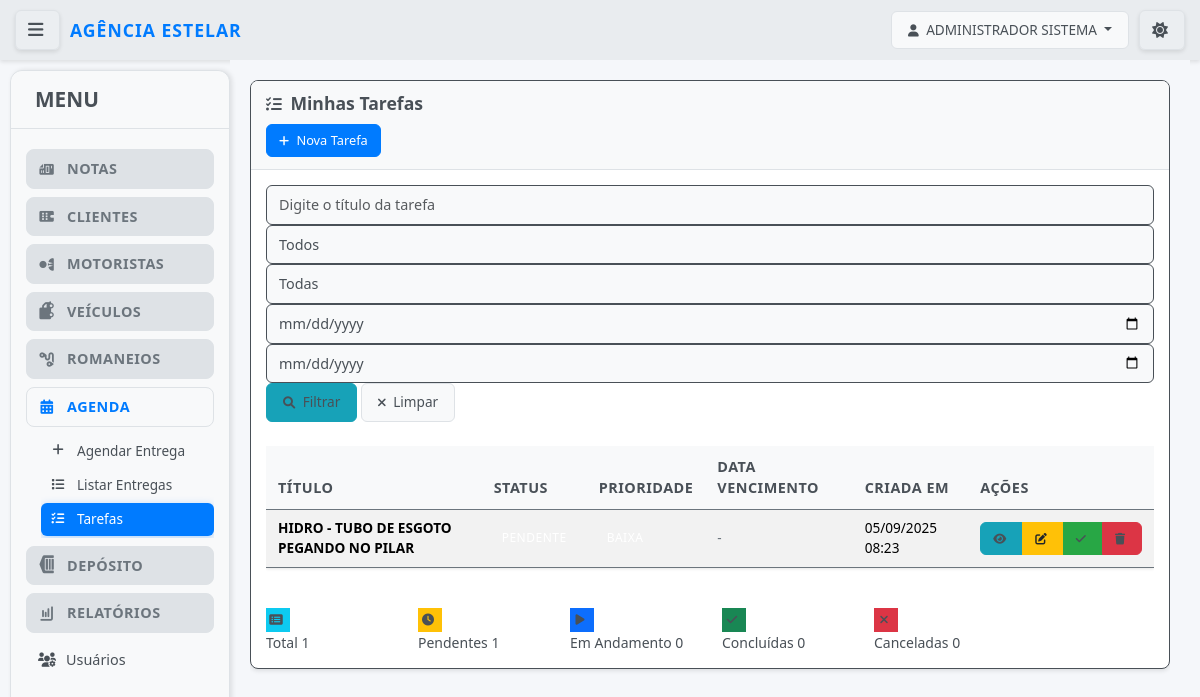
Page /notas/tarefas/ (signed in) on the earlier database version.
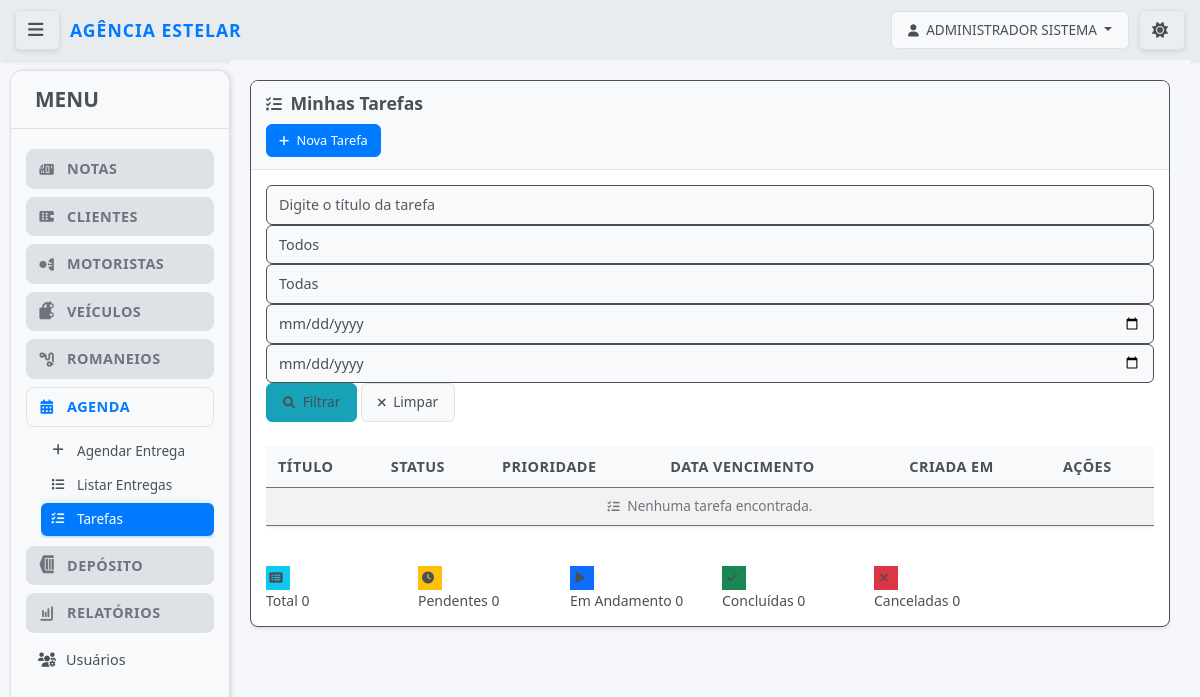
Same page on the later database version.
### notas/models.py (models this page shows, shortened)
class Tarefa(models.Model):
    STATUS_CHOICES = [
        ('pendente', 'Pendente'),
        ('em_andamento', 'Em Andamento'),
        ('concluida', 'Concluída'),
        ('cancelada', 'Cancelada'),
    ]
    PRIORIDADE_CHOICES = [
        ('baixa', 'Baixa'),
        ('media', 'Média'),
        ('alta', 'Alta'),
        ('urgente', 'Urgente'),
    ]
    titulo = models.CharField(
        max_length=200,
        verbose_name="Título da Tarefa",
        help_text="Título resumido da tarefa"
    )
    descricao = models.TextField(
        blank=True,
        null=True,
        verbose_name="Descrição",
        help_text="Descrição detalhada da tarefa"
    )
    status = models.CharField(
        max_length=20,
        choices=STATUS_CHOICES,
        default='pendente',
        verbose_name="Status"
    )
    prioridade = models.CharField(
        max_length=20,
        choices=PRIORIDADE_CHOICES,
        default='media',
        verbose_name="Prioridade"
    )
    data_vencimento = models.DateField(
        blank=True,
        null=True,
        verbose_name="Data de Vencimento",
        help_text="Data limite para conclusão da tarefa"
    )
    data_conclusao = models.DateTimeField(
        blank=True,
        null=True,
        verbose_name="Data de Conclusão",
        help_text="Data e hora em que a tarefa foi concluída"
    )
    data_criacao = models.DateTimeField(
        auto_now_add=True,
        verbose_name="Data de Criação"
    )
    data_atualizacao = models.DateTimeField(
        auto_now=True,
        verbose_name="Data de Atualização"
    )
    usuario = models.ForeignKey(
        'Usuario',
        on_delete=models.CASCADE,
        related_name='tarefas',
        verbose_name="Usuário"
    )
    @property
    def is_vencida(self):
        if self.data_vencimento and self.status != 'concluida':
            from datetime import date
            return self.data_vencimento < date.today()
        return False
    class Meta:
        verbose_name = "Tarefa"
        verbose_name_plural = "Tarefas"
        ordering = ['-prioridade', '-data_criacao']
        indexes = [
            models.Index(fields=['status']),
            models.Index(fields=['prioridade']),
            models.Index(fields=['usuario']),
            models.Index(fields=['data_vencimento']),
        ]

### notas/views.py (the view)
# urls.py: path('tarefas/', views.listar_tarefas, name='listar_tarefas'),
@login_required
def listar_tarefas(request):
    search_form = TarefaSearchForm(request.GET)
    tarefas = Tarefa.objects.filter(usuario=request.user)
    if search_form.is_valid():
        titulo = search_form.cleaned_data.get('titulo')
        status = search_form.cleaned_data.get('status')
        prioridade = search_form.cleaned_data.get('prioridade')
        data_vencimento_inicio = search_form.cleaned_data.get('data_vencimento_inicio')
        data_vencimento_fim = search_form.cleaned_data.get('data_vencimento_fim')
        if titulo:
            tarefas = tarefas.filter(titulo__icontains=titulo)
        if status:
            tarefas = tarefas.filter(status=status)
        if prioridade:
            tarefas = tarefas.filter(prioridade=prioridade)
        if data_vencimento_inicio:
            tarefas = tarefas.filter(data_vencimento__gte=data_vencimento_inicio)
        if data_vencimento_fim:
            tarefas = tarefas.filter(data_vencimento__lte=data_vencimento_fim)
    tarefas = tarefas.order_by('-prioridade', '-data_criacao')
    total_tarefas = Tarefa.objects.filter(usuario=request.user).count()
    tarefas_pendentes = Tarefa.objects.filter(usuario=request.user, status='pendente').count()
    tarefas_em_andamento = Tarefa.objects.filter(usuario=request.user, status='em_andamento').count()
    tarefas_concluidas = Tarefa.objects.filter(usuario=request.user, status='concluida').count()
    tarefas_canceladas = Tarefa.objects.filter(usuario=request.user, status='cancelada').count()
    context = {
        'title': 'Minhas Tarefas',
        'tarefas': tarefas,
        'search_form': search_form,
        'total_tarefas': total_tarefas,
        'tarefas_pendentes': tarefas_pendentes,
        'tarefas_em_andamento': tarefas_em_andamento,
        'tarefas_concluidas': tarefas_concluidas,
        'tarefas_canceladas': tarefas_canceladas,
    }
    return render(request, 'notas/tarefas/listar_tarefas.html', context)

### notas/forms.py
class TarefaSearchForm(forms.Form):
    titulo = UpperCaseCharField(
        label='Título da Tarefa',
        required=False,
        max_length=200,
        widget=forms.TextInput(attrs={
            'class': 'form-control',
            'placeholder': 'Digite o título da tarefa'
        })
    )
    status = forms.ChoiceField(
        label='Status',
        choices=[('', 'Todos')] + Tarefa.STATUS_CHOICES,
        required=False,
        widget=forms.Select(attrs={'class': 'form-control'})
    )
    prioridade = forms.ChoiceField(
        label='Prioridade',
        choices=[('', 'Todas')] + Tarefa.PRIORIDADE_CHOICES,
        required=False,
        widget=forms.Select(attrs={'class': 'form-control'})
    )
    data_vencimento_inicio = forms.DateField(
        label='Data de Vencimento (Início)',
        required=False,
        widget=forms.DateInput(attrs={'class': 'form-control', 'type': 'date'})
    )
    data_vencimento_fim = forms.DateField(
        label='Data de Vencimento (Fim)',
        required=False,
        widget=forms.DateInput(attrs={'class': 'form-control', 'type': 'date'})
    )

### notas/models.py (called while the page is built)
    @property
    def is_admin(self):
        return self.tipo_usuario == 'admin'

### notas/templates/notas/tarefas/listar_tarefas.html (shortened to what the changed rows need)
{% extends 'base.html' %}
{% load static %}
{% block content %}
<div class="container-fluid">
    <div class="row">
        <div class="col-12">
            <div class="card">
                <div class="card-body">
                    <div class="table-responsive">
                        <table class="table table-striped table-hover">
                            <thead class="thead-dark">
                                <tr>
                                    <th>Título</th>
                                    <th>Status</th>
                                    <th>Prioridade</th>
                                    <th>Data Vencimento</th>
                                    <th>Criada em</th>
                                    <th>Ações</th>
                                </tr>
                            </thead>
                            <tbody>
                                {% for tarefa in tarefas %}
                                <tr class="{% if tarefa.is_vencida and tarefa.status != 'concluida' %}table-warning{% endif %}">
                                    <td>
                                        <strong>{{ tarefa.titulo }}</strong>
                                    </td>
                                    <td>
                                        {% if tarefa.status == 'pendente' %}
                                            <span class="badge badge-warning">{{ tarefa.get_status_display }}</span>
                                        {% elif tarefa.status == 'em_andamento' %}
                                            <span class="badge badge-info">{{ tarefa.get_status_display }}</span>
                                        {% elif tarefa.status == 'concluida' %}
                                            <span class="badge badge-success">{{ tarefa.get_status_display }}</span>
                                        {% elif tarefa.status == 'cancelada' %}
                                            <span class="badge badge-danger">{{ tarefa.get_status_display }}</span>
                                        {% endif %}
                                    </td>
                                    <td>
                                        {% if tarefa.prioridade == 'urgente' %}
                                            <span class="badge badge-danger">{{ tarefa.get_prioridade_display }}</span>
                                        {% elif tarefa.prioridade == 'alta' %}
                                            <span class="badge badge-warning">{{ tarefa.get_prioridade_display }}</span>
                                        {% elif tarefa.prioridade == 'media' %}
                                            <span class="badge badge-info">{{ tarefa.get_prioridade_display }}</span>
                                        {% elif tarefa.prioridade == 'baixa' %}
                                            <span class="badge badge-secondary">{{ tarefa.get_prioridade_display }}</span>
                                        {% endif %}
                                    </td>
                                    <td>
                                        {% if tarefa.data_vencimento %}
                                            {{ tarefa.data_vencimento|date:"d/m/Y" }}
                                            {% if tarefa.is_vencida and tarefa.status != 'concluida' %}
                                                <br><small class="text-danger"><i class="fas fa-exclamation-triangle"></i> Vencida</small>
                                            {% endif %}
                                        {% else %}
                                            <span class="text-muted">-</span>
                                        {% endif %}
                                    </td>
                                    <td>{{ tarefa.data_criacao|date:"d/m/Y H:i" }}</td>
                                    <td>
                                        <div class="btn-group" role="group">
                                            <a href="{% url 'notas:detalhes_tarefa' tarefa.pk %}" class="btn btn-info btn-sm" title="Ver detalhes">
                                                <i class="fas fa-eye"></i>
                                            </a>
                                            <a href="{% url 'notas:editar_tarefa' tarefa.pk %}" class="btn btn-warning btn-sm" title="Editar">
                                                <i class="fas fa-edit"></i>
                                            </a>
                                            {% if tarefa.status == 'concluida' %}
                                                <a href="{% url 'notas:reabrir_tarefa' tarefa.pk %}" class="btn btn-success btn-sm" title="Reabrir">
                                                    <i class="fas fa-undo"></i>
                                                </a>
                                            {% else %}
                                                <a href="{% url 'notas:finalizar_tarefa' tarefa.pk %}" class="btn btn-success btn-sm" title="Finalizar">
                                                    <i class="fas fa-check"></i>
                                                </a>
                                            {% endif %}
                                            <a href="{% url 'notas:excluir_tarefa' tarefa.pk %}" class="btn btn-danger btn-sm" title="Excluir">
                                                <i class="fas fa-trash"></i>
                                            </a>
                                        </div>
                                    </td>
                                </tr>
                                {% empty %}
                                <tr>
                                    <td colspan="6" class="text-center text-muted">
                                        <i class="fas fa-tasks"></i> Nenhuma tarefa encontrada.
                                    </td>
                                </tr>
                                {% endfor %}
                            </tbody>
                        </table>
                    </div>
                    <div class="row mt-4">
                        <div class="col-md-2">
                            <div class="info-box rounded">
                                <div class="info-box-content">
                                    <span class="info-box-text">Total</span>
                                    <span class="info-box-number">{{ total_tarefas }}</span>
                                </div>
                            </div>
                        </div>
                        <div class="col-md-2">
                            <div class="info-box rounded">
                                <div class="info-box-content">
                                    <span class="info-box-text">Pendentes</span>
                                    <span class="info-box-number">{{ tarefas_pendentes }}</span>
                                </div>
                            </div>
                        </div>
                    </div>
                </div>
            </div>
        </div>
    </div>
</div>
{% endblock %}

Differences in the rows shown:
removed Tarefa: titulo "HIDRO - TUBO DE ESGOTO PEGANDO NO PILAR", data_criacao "05/09/2025 08:23", status "pendente" (drawn)
Other differences:
{{ total_tarefas }}: "1" → "0"
{{ tarefas_pendentes }}: "1" → "0"
text now shown: "Nenhuma tarefa encontrada."
